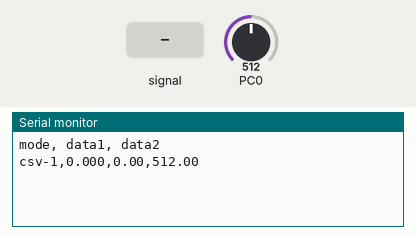
Simulated run of this program. Board: ATmega328P, built with avr-gcc and emulated at 20 MHz. On the bench: the last lines printed to the serial monitor. Inputs (shaded band) come from the test bench; at power-on: PC0 = 512.

Above: at 1.2 s.
1.3 s: PC0 fed a 200 Hz sine of ±81 counts around its level
At 2.8 s:
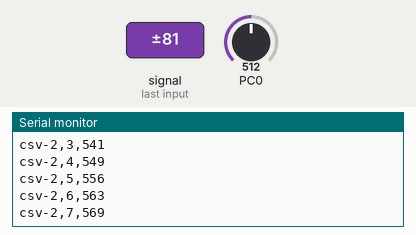
3.5 s: PC0 set to 716
At 4.8 s:
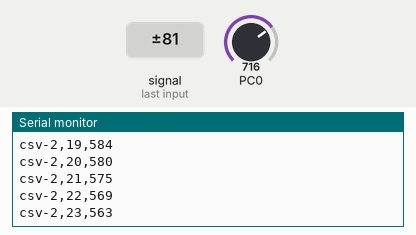
5.0 s: PC0 fed a 1000 Hz sine of ±255 counts around its level
6.5 s: PC0 set to 900
At 7.4 s:
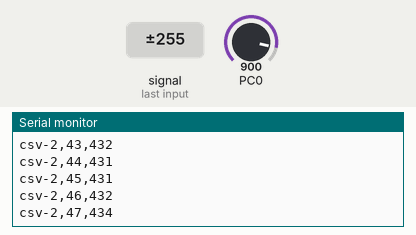
Timing chart, 0 to 9.0 s (numbered marks = the images above; inputs shaded):
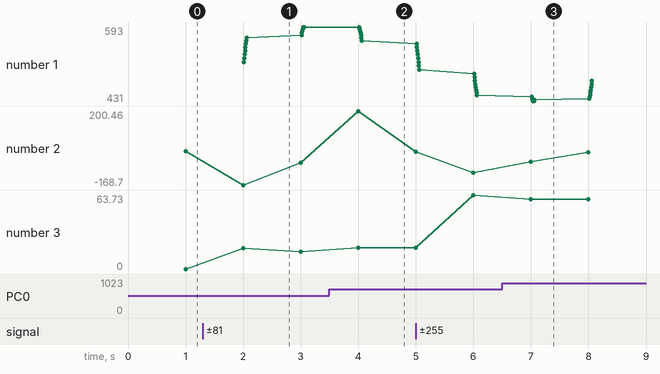

The program:

main.c
```c
/*
 * GridPowerFreqMeasure
 * Author : user
 *
 * # マイコンについて
 * ## MCU
 * AVR ATmega328P
 *
 * ## Fuse Bit
 * LOW:      0xF7
 * HIGH:     0xD1
 * EXTENDED: 0xFF
 *
 * ## Frequency
 * XTAL:  20 MHz
 * CPU:   20 MHz
 *
 * # ソフトウェアについて
 * ## サンプリング
 * ADC連続変換モードを利用してサンプリングしています。
 * サンプリング周波数 f_s = F_CPU / ADC_DIV / ADC_CLOCK = 約 12 kHz
 *
 * ## 周波数測定
 * 入力信号の周期を測定して周波数に換算するレシプロカル方式で周波数を測定しています。
 * 電源周波数のように低い周波数を測定する場合によく利用されます。
 * ある測定時間のおける入力信号の周波数は、次のように求められます。
 *
 * 入力信号の周期数 cycles, サンプリング周波数 f_s, サンプリング数 count とすると次のようになります。
 *   入力信号周波数 = cycles / (count / f_s) [Hz]
 *
 * この方式で周波数測定するときの分解能は、次のように求められます。
 *
 * 入力信号周期 f_in, サンプリング周期 f_s, 測定時間 T とすると次のようになります。
 *   周波数分解能 = f_in / f_s / T [Hz]
 *
 * 本プログラムで用いる値を代入し、f_s = 12 [kHz], T = 1 [s] のとき、
 * 次のようになります。
 *
 *   f_in = 50 [Hz] のとき分解能 = 0.00417 [Hz] (4.17 [mHz])
 *   f_in = 60 [Hz] のとき分解能 = 0.00500 [Hz] (5.00 [mHz])
 *
 * ## 電圧測定
 * 電圧値は実効値の定義に従い、入力信号1周期分の瞬時値に対して、
 * 2乗 → 総和平均 → 平方根をとることによって求めます。
 *
 * # 参考資料
 * ## 回路全体
 * http://elm-chan.org/works/lvfm/report_j.html
 * ## レシプロカル方式
 * https://www.keisoku.co.jp/md/support/useful/u_about-aa/u_counter/
 *
 */

// CPU 動作周波数 (delay.h に必要)
#define F_CPU 20000000UL

#include <stdio.h>
#include <stdint.h>
#include <stdlib.h>
#include <math.h>

#include <avr/io.h>
#include <avr/interrupt.h>
#include <util/delay.h>

// 自作 UART ライブラリ
#include "avr_uart.h"

// GPIO 初期化関数
void port_init(void);

// UART ボーレート周波数
#define UART_BAUD (19200)

// タイマ割り込み周波数
#define TIMER_FREQ (1000)
// タイマ 初期化関数
void timer_init(void);

// AD変換周波数の分周値
#define ADC_DIV (128)
// AD変換周期クロック
#define ADC_CLOCK (13)
// 分圧抵抗による減衰比 1次側を1としたときの2次側比率
#define DAMPLING_RATIO (5.0 / (300.0 + 5.0))

// 波形取得するサンプル数
// WAVEFORM_POINTS >= 最低値,  最低値 = 20MHz / ADC_DIV / ADC_CLOCK / 40Hz = 300
#define WAVEFORM_POINTS (320)
// 波形格納データ型
typedef uint16_t adc_raw_t;
// 波形配列
volatile adc_raw_t waveform[WAVEFORM_POINTS];
// 波形ポイント数
volatile uint16_t waveform_len = 0;

// 電圧2乗値の累計値
volatile uint64_t all_cycle_square_sum = 0;

// 波形補正値
volatile float wave_offset = 512;

volatile float all_cycle_average;

// ADC 初期化関数
void adc_init(void);
// ADC 連続変換開始
void adc_start(void);

// 測定中の波形立上り回数  1s ごとに -1 リセット, -1 でないときは測定中
volatile int8_t   rised_count = -1;
// 測定中の計数値         1s ごとに 0 リセット
volatile uint16_t elapsed_count = 0;
// 測定中の計数確定値     1s ごとに 0 リセット
volatile uint16_t measured_count = 0;

volatile uint8_t  timer_60s_counter = 0;

// 波形CSV形式出力関数
uint8_t waveform_csv(const uint16_t start, const uint8_t count) {
    /*
     * Arguments:
     *   start: 出力添字番号 (0 - *)
     *   count: 出力個数
     * Return:
     *   最後の値まで出力し終えたときは 1
     *   まだ出力できる値があるときは 0
     */
    uint16_t end = start + count;
    uint16_t i = start;

    while (i < end && i < WAVEFORM_POINTS) {
        if (i >= waveform_len) {
            return 1;
        }
        // CSV line 2 start
        uart_send_str("csv-2");

        // index
        uart_send_str(",");
        uart_send_int(i);

        // waveform
        uart_send_str(",");
        uart_send_int(waveform[i]);
        uart_send_str("\n");

        i++;
    }
    return 0;
}

void clear_waveform(void) {
    for (int i = 0; i < WAVEFORM_POINTS; i++) {
        waveform[i] = 0;
    }
}

int main(void) {
    // 各種初期化
    port_init();
    timer_init();
    adc_init();
    adc_start();
    uart_init(F_CPU, UART_BAUD);

    // 全割り込み有効化
    sei();

    // CSV ヘッダ情報出力
    uart_send_str("\nmode, data1, data2\n");

    const int block_size = 8;
    const int block_count = WAVEFORM_POINTS / block_size;
    while (1) {
        int counter = 2;

		for (int i = 0; i < block_count; i++) {
            while (timer_60s_counter != counter);
            if (waveform_csv(block_size * i, block_size))  break;
            counter++;
		}

        clear_waveform();
    }
}

ISR(TIMER1_COMPA_vect) {
    /**
     * タイマ1 COMPA タイマ割り込みベクタ
     *
     * 1 ms ごとに実行する
     */
    static uint16_t timer_1s_counter = 0;
    timer_1s_counter++;

    if (timer_1s_counter / 1000) {
        // 1 sec 周期
        timer_1s_counter = 0;

        // CSV line 1 start
        uart_send_str("csv-1");

        // // rised_count
        // uart_send_int(rised_count);

        // // measured_count
        // uart_send_str(",");
        // uart_send_int(measured_count);

        // 周波数測定
        float freq = 0;
        if (measured_count != 0) {
            freq = (float)rised_count / (measured_count / ((float)F_CPU / ADC_DIV / ADC_CLOCK));
        }

        // 電圧測定
        float rms = 0;
        if (measured_count != 0) {
            const float temp_rms = sqrt((float)all_cycle_square_sum / measured_count);
            rms = (temp_rms / 1024.0 * 5.0) / DAMPLING_RATIO;
        }

        char buf_str[32];

        // 周波数出力
        uart_send_str(",");
        dtostrf(freq, 0, 3, buf_str);
        uart_send_str(buf_str);

        // 電圧値出力
        uart_send_str(",");
        dtostrf(rms, 0, 2, buf_str);
        uart_send_str(buf_str);

        // 平均電圧値出力
        uart_send_str(",");
        dtostrf(wave_offset, 4, 2, buf_str);
        uart_send_str(buf_str);

        uart_send_str("\n");

        // オフセット値の算出
        wave_offset = wave_offset * 0.95 + all_cycle_average * 0.05;

        // 測定リセット、次回の立ち上がりから測定開始
        rised_count = -1;

        timer_60s_counter++;
        if (timer_60s_counter / 60) {
            timer_60s_counter = 0;
        }
    }
}

ISR(ADC_vect) {
    /** ADC 割り込みベクタ
     *
     * ADC 終了後、実行される割り込み処理
     */

    // ADC値
    const adc_raw_t adc_raw_val = (ADCH << 8) | ADCL;
    // 波形正負極性  1: 正, 0: 負
    const uint8_t current_polarity = (ADCH & 0x02) ? 1 : 0;
    // 前回計測時の正負極性
    static uint8_t pre_polarity = 0;
    // 波形立ち上がりフラグ  1: 立ち上がり
    const uint8_t is_wave_rising = (!pre_polarity && current_polarity);
    pre_polarity = current_polarity;

    // 計数値の処理
	if (is_wave_rising) {
        // 波形立上りを検出したら計数値リセットし、測定開始
        if (rised_count == -1) {
            rised_count = 0;
            elapsed_count = 0;
            measured_count = 0;
        } else {
            rised_count++;
            measured_count = elapsed_count + 1;
        }
    }
    elapsed_count++;

    // 波形取得
    if (timer_60s_counter == 1) {
        // 60 sec カウンタが 1 秒目のとき

        if (rised_count == 0 && elapsed_count <= WAVEFORM_POINTS) {
            // 1周期目の波形取得
            waveform[elapsed_count - 1] = adc_raw_val;
            waveform_len = elapsed_count;
        }
    }

    // 電圧の 実効値 and 平均 測定

    // 1周期分の2乗値の総和
    static uint64_t cycle_square_sum = 0;
    cycle_square_sum += (adc_raw_val - wave_offset) * (adc_raw_val - wave_offset);

    // 1周期分の総和
    static uint64_t cycle_val_sum = 0;
    cycle_val_sum += adc_raw_val;

    if (is_wave_rising) {
        // 波形立ち上がり時

        if (rised_count == 0) {
            // 1周期目

            // 2乗値の総和
            cycle_square_sum = 0;
            all_cycle_square_sum = 0;

            // 総和
            cycle_val_sum = 0;
        } else if (rised_count > 0) {
            // 2周期目以降

            // 2乗値の総和
            all_cycle_square_sum += cycle_square_sum;
            cycle_square_sum = 0;

            all_cycle_average = (float)cycle_val_sum / measured_count;
        }
    }

}

// GPIO 初期化
void port_init(void) {
    /**
     * Port B
     *   PB0 - 6: No Connect
     */
    DDRB  = 0x00;
    PORTB = 0x3F;

    /**
     * Port C
     *   PC0: ADC0 (信号入力)
     *   PC1 - 5: No Connect
     */
    DDRC  = 0b00000000;
    PORTC = 0b00111110;

    /**
     * Port D
     *   PD0: No Connect
     *   PD1: TxD
     *   PD2 - 7: No Connect
     */
    DDRD  = 0b00000010;
    PORTD = 0b11111101;
}

// タイマ 初期化関数
void timer_init(void) {
    TCCR1A = 0;
    // CTC動作（OCR1Aでクリア）
    TCCR1B = (1 << WGM12);
    TCNT1 = 0;
    OCR1A = F_CPU / TIMER_FREQ - 1;
    // タイマ比較A 割り込み許可
    TIMSK1 = (1 << OCIE1A);

    // タイマカウントスタート（分周なし）
    TCCR1B |= (1 << CS10);
}

// ADC 初期化関数
void adc_init(void) {
    // 基準電圧 AVCC, 右寄せ(ADLAR = 0), ADC0
    ADMUX = (1 << REFS0) | (0 << ADLAR) | (0 << MUX0);
    // AD許可, AD連続変換, AD変換完了割り込み許可, 128分周
    ADCSRA = (1 << ADEN) | (1 << ADATE) | (1 << ADIE) | (7 << ADPS0);
    // 連続変換動作
    ADCSRB = (0 << ADTS0);
}

// ADC 変換開始
void adc_start(void) {
    ADCSRA |= (1 << ADSC);
}
```

avr_uart.c
```c
#include <stdint.h>
#include <stdlib.h>

#include <avr/io.h>
#include <avr/interrupt.h>

#define _BV(bit) (1 << (bit))

#define UART_SEND_ENABLE()  ( UCSR0B |=  _BV(UDRIE0) )
#define UART_SEND_DISABLE() ( UCSR0B &= ~_BV(UDRIE0) )

#define FIFO_BIT_SIZE 8
#define FIFO_DATA_SIZE 256
#define FIFO_BIT_MASK ((1 << FIFO_BIT_SIZE) - 1)

typedef struct ring_FIFO_t {
    uint8_t index_write;
    uint8_t index_read;
    uint8_t buff[FIFO_DATA_SIZE];
} FIFO;

volatile FIFO send_fifo;

void fifo_init(void) {
    send_fifo.index_write = 0;
    send_fifo.index_read = 0;
}

void uart_init(uint32_t f_cpu, uint32_t baud) {
    // USART initialize
    UBRR0 = (uint16_t)(f_cpu / baud / 16) - 1;
    // 8bit non-parity stop1bit
    UCSR0C = (3 << UCSZ00);
    UCSR0B = (1 << TXEN0);

    fifo_init();
}

// FIFO にデータを入れる
// 溢れようがノーチェック
inline void fifo_enqueue(uint8_t data) {
    send_fifo.buff[send_fifo.index_write++] = data;
    send_fifo.index_write &= FIFO_BIT_MASK;
}

// FIFO のデータを出す
// 積まれてなくてもノーチェック
inline uint8_t fifo_dequeue(void) {
    uint8_t ret = send_fifo.buff[send_fifo.index_read++];
    send_fifo.index_read &= FIFO_BIT_MASK;
    return ret;
}

// FIFO に積まれているデータは 0 か？
inline uint8_t is_fifo_empty(void) {
    return (send_fifo.index_write == send_fifo.index_read);
}

// 1 Byte
void uart_send_data(const char data) {
    // バッファの空き待ち
    while (((send_fifo.index_write + 1) & FIFO_BIT_MASK) == send_fifo.index_read);
    UART_SEND_DISABLE();

    // バッファに積む
    fifo_enqueue(data);

    // データレジスタ空き割り込み許可で連続送信開始
    UART_SEND_ENABLE();
}

void uart_send_str(const char * str) {
    while (*str != '\0') {
        uart_send_data(*str++);
    }
}

void uart_send_int(const int value) {
    char str_buf[10];
    uart_send_str(itoa(value, str_buf, 10));
}

ISR(USART_UDRE_vect) {
    UDR0 = fifo_dequeue();

    // 送信したいデータがなければ
    if (is_fifo_empty()) {
        // データレジスタ空き割り込み解除
        UART_SEND_DISABLE();
    }
}
```

avr_uart.h
```c
#ifndef __AVR_UART_H__
#define __AVR_UART_H__

extern void uart_init(uint32_t f_cpu, uint32_t baud);

extern void uart_send_data(const char data);
extern void uart_send_str(const char * str);
extern void uart_send_int(const int * value);

#endif
```

Measured:
- after the input at 1.3 s, the serial monitor: prints a new line after 0.70 s (image 1)
- after the input at 3.5 s, the serial monitor: prints a new line after 0.50 s (image 2)
- after the input at 6.5 s, the serial monitor: prints a new line after 0.50 s (image 3)
- plotted number 2: 0 → -57.38 after the input at 1.3 s, -57.38 → 200.46 after the input at 3.5 s, 200.46 → -108.75 after the input at 5.0 s, -108.75 → -4.13 after the input at 6.5 s
- plotted number 3: 0 → 14.81 after the input at 1.3 s, 14.81 → 18.43 after the input at 3.5 s, 18.43 → 63.73 after the input at 5.0 s, 63.73 → 60.27 after the input at 6.5 s
